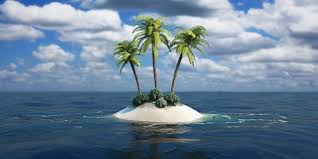
#> input picture img-1.jpg, 318 x 159 px
$ python 'Lines and shapes on Image.py'
#> lines starting #> are read from the running program, lines starting #| are printed output that depends on the picture; after the words box and inside, x2 and y2 are one past the last pixel; in counts of white or black regions, pixels touching at a corner belong together
import cv2
img = cv2.imread('img-1.jpg',-1)
#> img is the input picture: shape (159, 318, 3); mean B, G, R 150.5, 130.3, 108.2

img = cv2.line(img,(0,0),(255,255),(255,0,0),thickness=10)
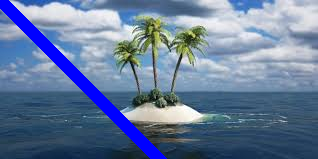
#> img: shape (159, 318, 3); 5.27% of pixels changed, all inside (x1, y1, x2, y2) = (0, 0, 167, 159)
img = cv2.arrowedLine(img,(0,255),(255,255),(255,0,0),thickness=10)
img = cv2.rectangle(img,(384,0),(510,128),(255,0,0),-1)
img = cv2.circle(img,(447,63),63,(255,255,255),-1)
font = cv2.FONT_HERSHEY_SIMPLEX
img = cv2.putText(img,"How Are You",(10,500),font,4,(0,255,255),10,cv2.LINE_AA)

cv2.imshow('img',img)

cv2.waitKey(0) & 0xFF
cv2.destroyAllWindows()
